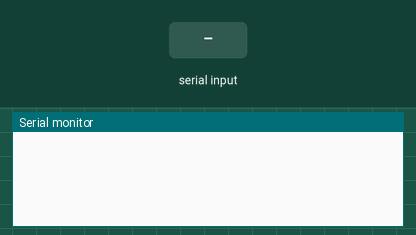
This sketch was run on a simulated Arduino Uno, built with avr-gcc and run on an emulated ATmega328P. On the bench: the last lines printed to the serial monitor. Inputs (shaded band) come from the test bench. No radio packets arrive unless stated.

Above: at 1.2 s.
1.3 s: "1" received over Serial
At 1.44 s:
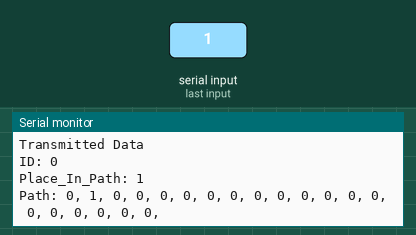
At 1.9 s:
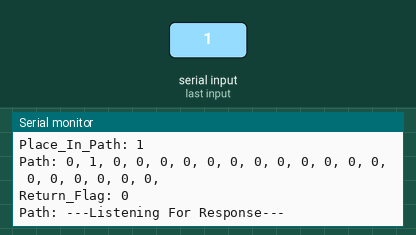

The sketch:

Home_node_test.ino
```cpp
#include <SPI.h>
#include "RF24.h"

RF24 radio(7,8);
const uint64_t pipe = 0xE8E8F0F0E1LL; //channel to recieve
byte addresses[][6] = {"1Node","2Node"};
//unsigned long msg;
const byte NodeID = 0;
float NodeData = 0;
const int Max_Nodes = 20;

typedef struct {
  byte ID; //Node ID number
  byte path [Max_Nodes]; //The path to go down    //up to 256 differnt node names only a path of 31
  byte Place_In_Path; //Where in the array are we
  byte cmd; //go to sleep, other odd commands
  bool return_flag;//Return to home node, go from ++ to --
  float sensor1;
}MsgData;

  MsgData My_Data;
  MsgData Received_Data;

   //byte path[Max_Nodes];
//Initializing the Data in Structs.
//These can be altered Later by using Struct_name.Struct_access

int TransAMOUNT=5;
int DataTRANS=false;
int i;
unsigned long Timeout=5000;
int count=0;
unsigned long start_time;
bool old_Data=true;


void setup(void){
    for( i=0; i<Max_Nodes; i++){
      My_Data.path[i] = 0;
    }
     My_Data.return_flag=0;
     My_Data.Place_In_Path=1;

    My_Data.sensor1 = NodeData;
    Serial.begin(9600);
    radio.begin();
    radio.setAutoAck(false);
    radio.openReadingPipe(1,pipe);
    radio.startListening();
    pinMode(4,INPUT_PULLUP);
    pinMode(5,INPUT_PULLUP);
    pinMode(6,INPUT_PULLUP);
}


void loop() {
  // put your main code here, to run repeatedly:
  serial_logger();  //decide what to transmit

    if((Received_Data.return_flag == 1)&&(Received_Data.path[Received_Data.Place_In_Path]==0)){
      Serial.print("Data recieved: "); Serial.print(Received_Data.ID);Serial.print(", ");Serial.println(Received_Data.sensor1);
      old_Data=true;
    }
 }


void serial_logger(){

    //clear path
    for(i=0;i<Max_Nodes;i++){
      My_Data.path[i]=0;
    }
     My_Data.return_flag=0;
     My_Data.Place_In_Path=1;

    int c = int(Serial.read());
    if ( c == '1'){
       //path to 1
        My_Data.path[0] = 0;
        My_Data.path[1] = 1;
      Serial.println(F("Calling node 1"));
   }

    else if ( c == '2'){
        //path to 2
        My_Data.path[0] = 0;
        My_Data.path[1] = 1;
        My_Data.path[2] = 2;
      Serial.println(F("Calling node 2"));
   }
       else if ( c == '3'){
        //path to 3
        My_Data.path[0] = 0;
        My_Data.path[1] = 1;
        My_Data.path[2] = 2;
        My_Data.path[3] = 3;
      Serial.println(F("Calling node 3"));
   }
        else if ( c == '4'){
        //path to 4
        My_Data.path[0] = 0;
        My_Data.path[1] = 1;
        My_Data.path[2] = 2;
        My_Data.path[3] = 3;
        My_Data.path[4] = 4;
      Serial.println(F("Calling node 4"));
   }
     else{
    return;
   }
   transmit(My_Data);
    //RECIEVE
    delay(20);
    start_time=millis();
     Serial.println("---Listening For Response---");
     while(start_time+Timeout>millis()){
      receive();
     }


}


void receive(){                                                             //Recieve Data from another node
    radio.openReadingPipe(1,addresses[0]);
    radio.startListening();
       if(radio.available()){
            radio.read(&Received_Data, sizeof(MsgData));  //byte value
          /*
            Serial.println("\nRecieved Data");

           Serial.print("ID: ");
           Serial.println(Received_Data.ID);

           Serial.print("Place_In_Path: ");
           Serial.println(Received_Data.Place_In_Path);

           Serial.print("Path: ");
           for (int i=0;i<Max_Nodes;i++){
             Serial.print(Received_Data.path[i]);
             Serial.print(", ");
           }
           Serial.println("");

           Serial.print("Return_Flag: ");
           Serial.println(Received_Data.return_flag);
            delay(5);
          */
      }
    return;
}

void transmit(MsgData Transmit_Msg){                                        //Transmit Data to Another Node
    radio.openWritingPipe(addresses[0]);
    radio.stopListening();

  for(i=0; i<TransAMOUNT; i++){
        radio.write(&Transmit_Msg, sizeof(MsgData));
        delay(5);
  }
                   Serial.println("\nTransmitted Data");

           Serial.print("ID: ");
           Serial.println(Transmit_Msg.ID);

           Serial.print("Place_In_Path: ");
           Serial.println(Transmit_Msg.Place_In_Path);

           Serial.print("Path: ");
           for (i=0;i<Max_Nodes;i++){
             Serial.print(Transmit_Msg.path[i]);
             Serial.print(", ");
           }
           Serial.println("");

           Serial.print("Return_Flag: ");
           Serial.println(Transmit_Msg.return_flag);
        delay(5);
        Serial.print("Path: ");
}
```

Measured:
- after the input at 1.3 s, the serial monitor: prints a new line at once (image 1)
